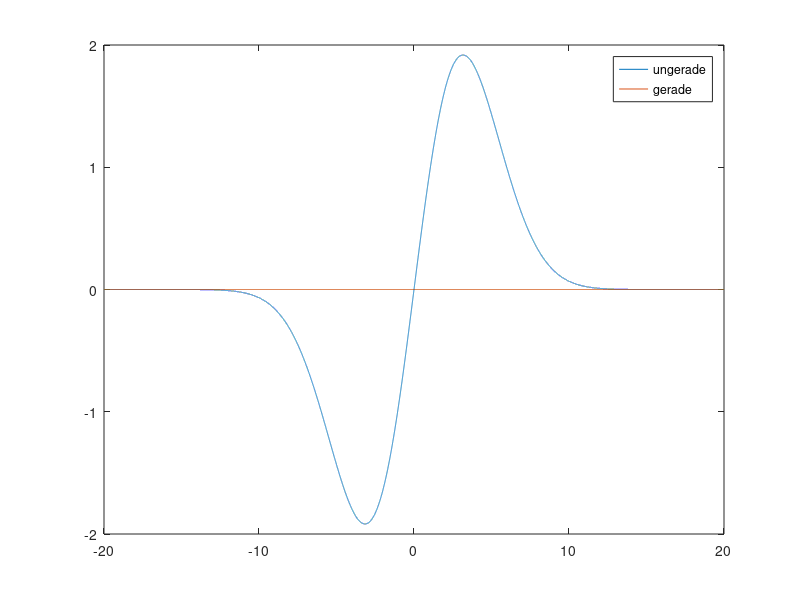
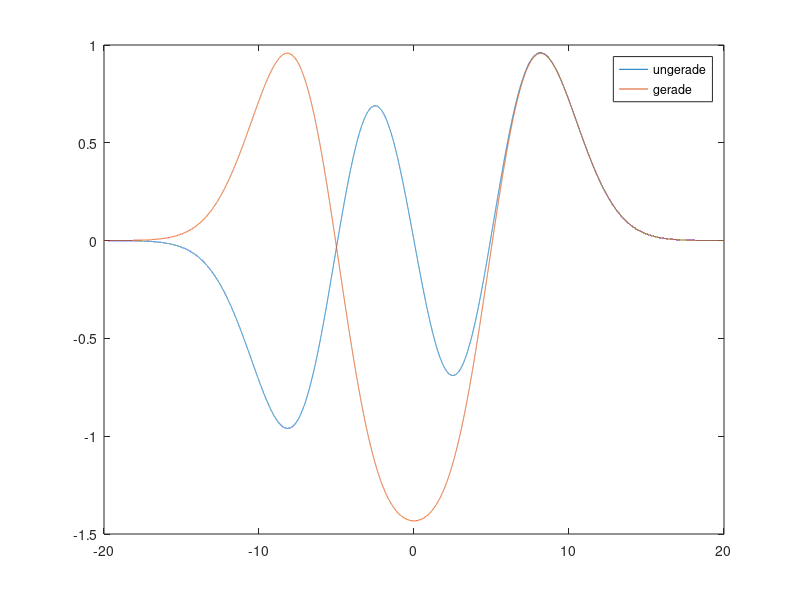
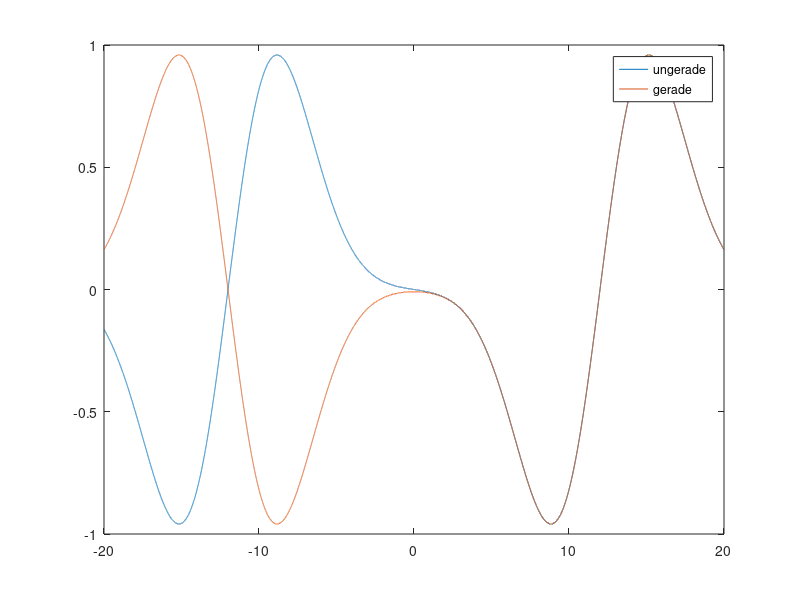

These figures' MATLAB source, in order:
% M.5.2 Verschiebung, Spiegelung und Zeitskalierung

% Aufgabe 5.5

% Initialisierung
close; clear; clc;

x = @(t) t.*exp((-t.^2)/20);
t = -20:10^-3:20;
xg = 0.5*(x(t) + x(-t));
xu = 0.5*(x(t) - x(-t));

figure(1)
plot(t, xu)
hold on
plot(t, xg)
legend('ungerade', 'gerade')
hold off

xv5 = @(t) x(t-5);
xg = 0.5*(xv5(t) + xv5(-t));
xu = 0.5*(xv5(t) - xv5(-t));
figure(2)
plot(t, xu)
hold on
plot(t, xg)
legend('ungerade', 'gerade')
hold off

xv12 = @(t) x(t-12);
xg = 0.5*(xv12(t)+xv12(-t));
xu = 0.5*(xv12(t)-xv12(-t));
figure(3)
plot(t, xu)
hold on
plot(t, xg)
legend('ungerade', 'gerade')
hold off